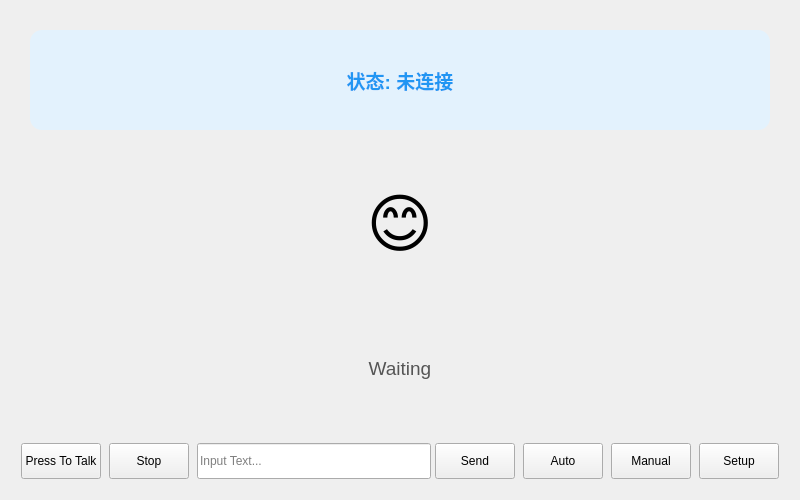
<?xml version="1.0" encoding="UTF-8"?>
<ui version="4.0">
 <class>MainWindow</class>
 <widget class="QWidget" name="MainWindow">
  <property name="geometry">
   <rect>
    <x>0</x>
    <y>0</y>
    <width>800</width>
    <height>500</height>
   </rect>
  </property>
  <property name="windowTitle">
   <string>My Darling Bot</string>
  </property>
  <layout class="QVBoxLayout" name="verticalLayout">

   <item>
         <widget class="QFrame" name="status_card">
      <property name="sizePolicy">
       <sizepolicy hsizetype="Preferred" vsizetype="Expanding">
        <horstretch>0</horstretch>
        <verstretch>0</verstretch>
       </sizepolicy>
      </property>
      <property name="frameShape">
       <enum>QFrame::NoFrame</enum>
      </property>
      <property name="frameShadow">
       <enum>QFrame::Plain</enum>
      </property>
     <layout class="QVBoxLayout" name="card_layout">
      <item>
       <widget class="QLabel" name="status_label">
        <property name="font">
         <font>
          <pointsize>14</pointsize>
          <weight>75</weight>
          <bold>true</bold>
         </font>
        </property>
        <property name="styleSheet">
         <string>
QLabel {
    color: #2196F3;
    padding: 12px 20px;
    background-color: #E3F2FD;
    border-radius: 12px;
    border: none;
    margin: 10px;
}
         </string>
        </property>
        <property name="text">
         <string>状态: 未连接</string>
        </property>
        <property name="alignment">
         <set>Qt::AlignCenter</set>
        </property>
       </widget>
      </item>
      <item>
       <widget class="QLabel" name="emotion_label">
        <property name="font">
         <font>
          <pointsize>48</pointsize>
         </font>
        </property>
        <property name="styleSheet">
         <string>
QLabel {
    margin: 20px;
    padding: 20px;
    background-color: transparent;
    border: none;
}
         </string>
        </property>
        <property name="text">
         <string>😊</string>
        </property>
        <property name="alignment">
         <set>Qt::AlignCenter</set>
        </property>
       </widget>
      </item>
      <item>
       <widget class="QLabel" name="tts_text_label">
        <property name="font">
         <font>
          <pointsize>14</pointsize>
         </font>
        </property>
        <property name="styleSheet">
         <string>
QLabel {
    color: #555555;
    padding: 15px 20px;
    background-color: transparent;
    border: none;
    margin: 5px 15px;
}
         </string>
        </property>
        <property name="text">
         <string>Waiting</string>
        </property>
        <property name="alignment">
         <set>Qt::AlignCenter</set>
        </property>
        <property name="wordWrap">
         <bool>true</bool>
        </property>
       </widget>
      </item>
     </layout>
    </widget>
   </item>
   <item>
    <layout class="QHBoxLayout" name="button_layout">
     <property name="spacing">
      <number>8</number>
     </property>
     <property name="leftMargin">
      <number>10</number>
     </property>
     <property name="rightMargin">
      <number>10</number>
     </property>
     <property name="bottomMargin">
      <number>10</number>
     </property>
     <item>
      <widget class="QPushButton" name="manual_btn">
       <property name="minimumSize">
        <size>
         <width>0</width>
         <height>36</height>
        </size>
       </property>
       <property name="text">
        <string>Press To Talk</string>
       </property>
      </widget>
     </item>
     <item>
      <widget class="QPushButton" name="abort_btn">
       <property name="minimumSize">
        <size>
         <width>0</width>
         <height>36</height>
        </size>
       </property>
       <property name="text">
        <string>Stop</string>
       </property>
      </widget>
     </item>
     <item>
      <layout class="QHBoxLayout" name="text_input_layout">
       <property name="spacing">
        <number>4</number>
       </property>
       <item>
        <widget class="QLineEdit" name="text_input">
         <property name="minimumSize">
          <size>
           <width>0</width>
           <height>36</height>
          </size>
         </property>
         <property name="placeholderText">
          <string>Input Text...</string>
         </property>
        </widget>
       </item>
       <item>
        <widget class="QPushButton" name="send_btn">
         <property name="minimumSize">
          <size>
           <width>60</width>
           <height>36</height>
          </size>
         </property>
         <property name="text">
          <string>Send</string>
         </property>
        </widget>
       </item>
      </layout>
     </item>
     <item>
      <widget class="QPushButton" name="auto_btn">
       <property name="minimumSize">
        <size>
         <width>0</width>
         <height>36</height>
        </size>
       </property>
       <property name="text">
        <string>Auto</string>
       </property>
      </widget>
     </item>
     <item>
      <widget class="QPushButton" name="mode_btn">
       <property name="minimumSize">
        <size>
         <width>0</width>
         <height>36</height>
        </size>
       </property>
       <property name="text">
        <string>Manual</string>
       </property>
      </widget>
     </item>
      <item>
       <widget class="QPushButton" name="settings_btn">
        <property name="minimumSize">
         <size>
          <width>0</width>
          <height>36</height>
         </size>
        </property>
        <property name="text">
         <string>Setup</string>
        </property>
        <property name="toolTip">
         <string>打开设置（Ctrl+,）</string>
        </property>
       </widget>
      </item>
    </layout>
   </item>
  </layout>
 </widget>
 <resources/>
 <connections/>
</ui>
